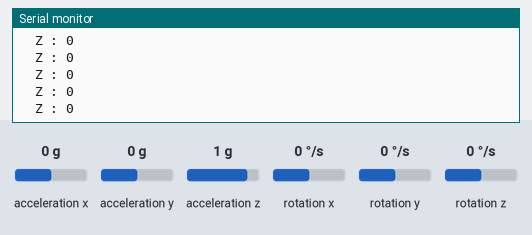
Bench run of a sketch on a simulated Arduino Uno, built with avr-gcc and run on an emulated ATmega328P. Parts: the last lines printed to the serial monitor. Inputs (shaded band) come from the test bench; at power-on: rotation z 0 °/s, acceleration x 0 g, acceleration y 0 g, acceleration z 1 g, rotation x 0 °/s, rotation y 0 °/s.

Above: at 3.2 s.
3.3 s: rotation z set to -192 °/s
At 4.4 s:
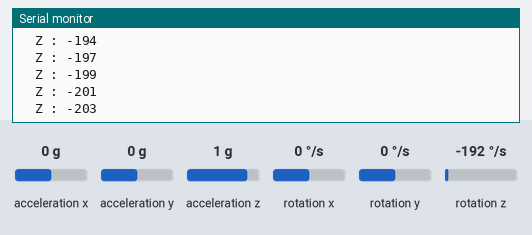
4.8 s: rotation z set to 192 °/s
At 5.4 s:
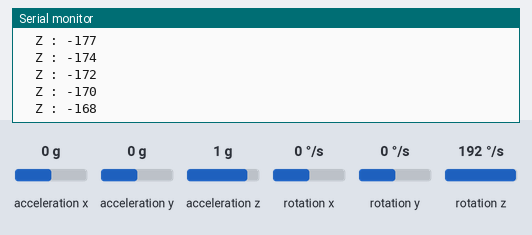
7.8 s: rotation z set to -192 °/s
At 8.9 s:
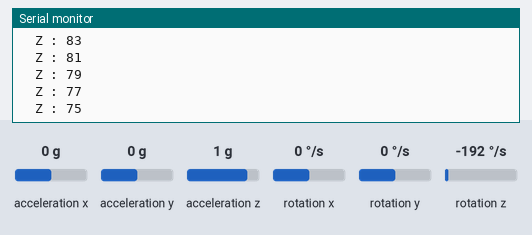
13.8 s: rotation z set to -100 °/s
At 14.6 s:
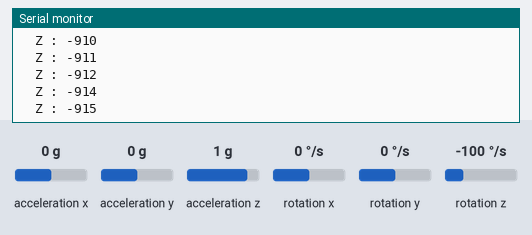
Timing chart, 0 to 16.8 s (numbered marks = the images above; inputs shaded):
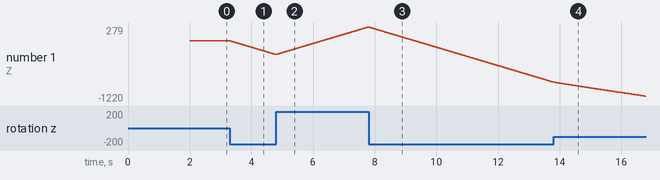

Measured:
- after the input at 3.3 s, the serial monitor: prints a new line at once (image 1)
- plotted number 1: 0 → -278 after the input at 3.3 s

The sketch:

MPU_TEST.ino
```cpp
#include "Wire.h"
#include <MPU6050_light.h>
#include <PID_v1.h>

 MPU6050 mpu(Wire);
 unsigned long timer = 0;
 void setup() {
   Serial.begin(9600);
   Wire.begin();
 byte status = mpu.begin();
   Serial.print(F("MPU6050 status: "));
   Serial.println(status);
   while (status != 0) { } // stop everything if could not connect to MPU6050
 Serial.println(F("Calculating offsets, do not move MPU6050"));
   delay(1000);
   mpu.calcOffsets(); // gyro and accelero
   Serial.println("Done!\n");

 }
 void loop() {
   mpu.update();
 if ((millis() - timer) > 10) { // print data every 10ms
//     Serial.print("X : ");
//     Serial.print(mpu.getAngleX());
//     Serial.print("\tY : ");
//     Serial.print(mpu.getAngleY());
     Serial.print("\tZ : ");
     int Zangle = mpu.getAngleZ();
     Serial.println(Zangle);
     timer = millis();
   }
 }
```
